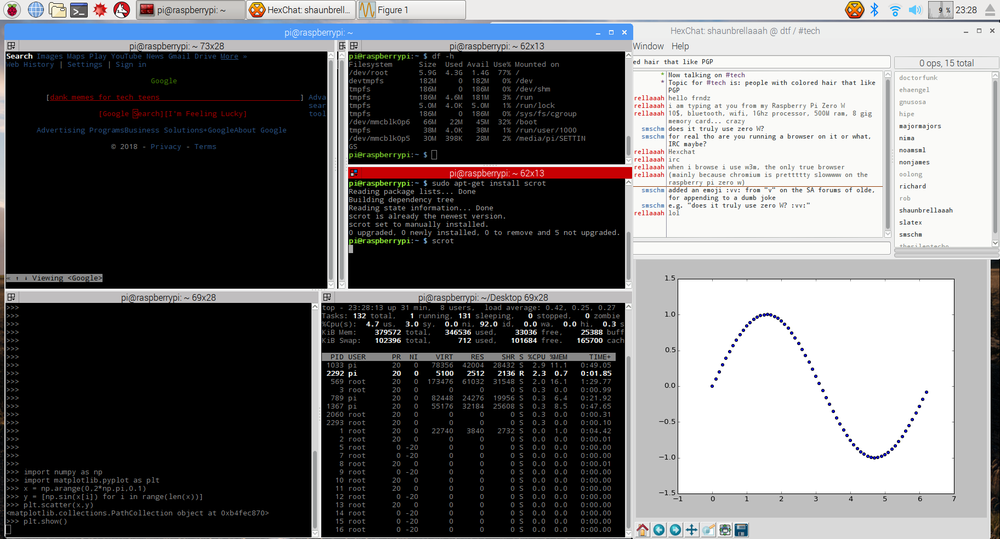
#> input picture math_examples/ScreenCap.png, 1000 x 539 px, shrunk from 1824 x 984 before the run, given in place of the camera
$ python find_horizon.py
#> lines starting #> are read from the running program, lines starting #| are printed output that depends on the picture
# cv2canny.py
# this file includes a "trackbar"; which are sliders
# allowing for the tuning of the canny filter
# Interesingly / not expected: found best values for
# low / high threshold with respect to stability across
# frames inside my ceiling lit office were equal and fairly
# low values... also fairly large value for gausian blur kernal
# This probably is somewhat due to the low-light conditions in
# the office; hence the large kernel / blending operation.


import cv2
import numpy as np


def nothing(x):
    pass

cap = cv2.VideoCapture(0)

cv2.namedWindow('image')
cv2.createTrackbar('halfkernelSize','image',1,25,nothing)
cv2.createTrackbar('lowThresh','image',0,200,nothing)
cv2.createTrackbar('highThresh','image',50,250,nothing)

cv2.setTrackbarPos('halfkernelSize','image',9)
cv2.setTrackbarPos('lowThresh','image',6)
cv2.setTrackbarPos('highThresh','image',18)


kernel_size = 13
low_threshold = 38
high_threshold = 38

#Best settings in Bedroom w 6mm lense:
# best -- for video, stability across frames
# is important for optical flow calculation
# kernel: 13
# low threshold = 38
# high threshold = 38

while(1):

    ret, frame2 = cap.read()
#> frame2 is the input picture: shape (539, 1000, 3); mean B, G, R 109, 107.4, 107.4

    # MANIPULATION
    #
    #

    # Convert to Grayscale
    gray = cv2.cvtColor(frame2, cv2.COLOR_RGB2GRAY)
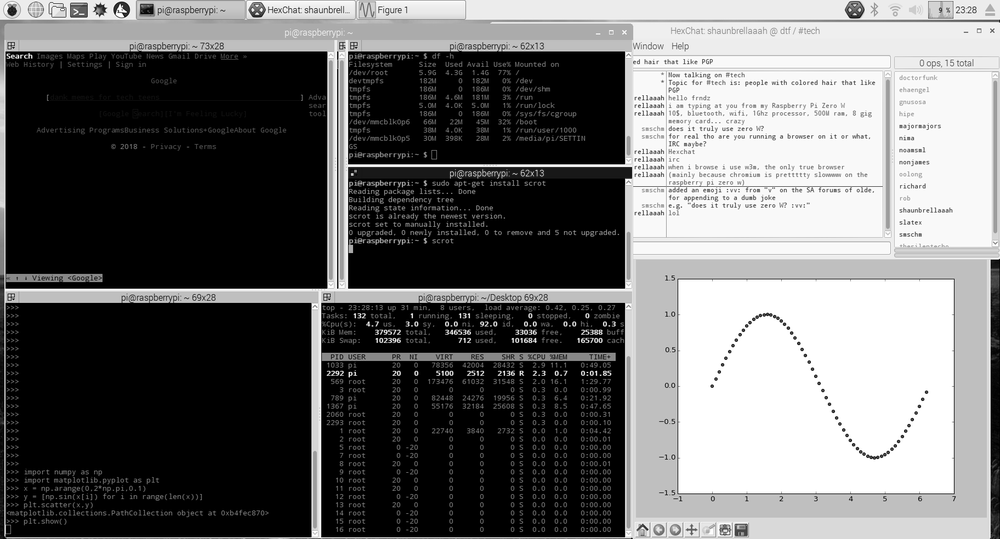
#> gray: shape (539, 1000); min 0, max 255, mean 107.8

    # Get User Input
    kernel_size = cv2.getTrackbarPos('halfkernelSize','image')*2+1
    low_threshold = cv2.getTrackbarPos('lowThresh','image')
    high_threshold = cv2.getTrackbarPos('highThresh','image')

    # blur
    blur_gray = cv2.GaussianBlur(gray, (kernel_size, kernel_size), 0)
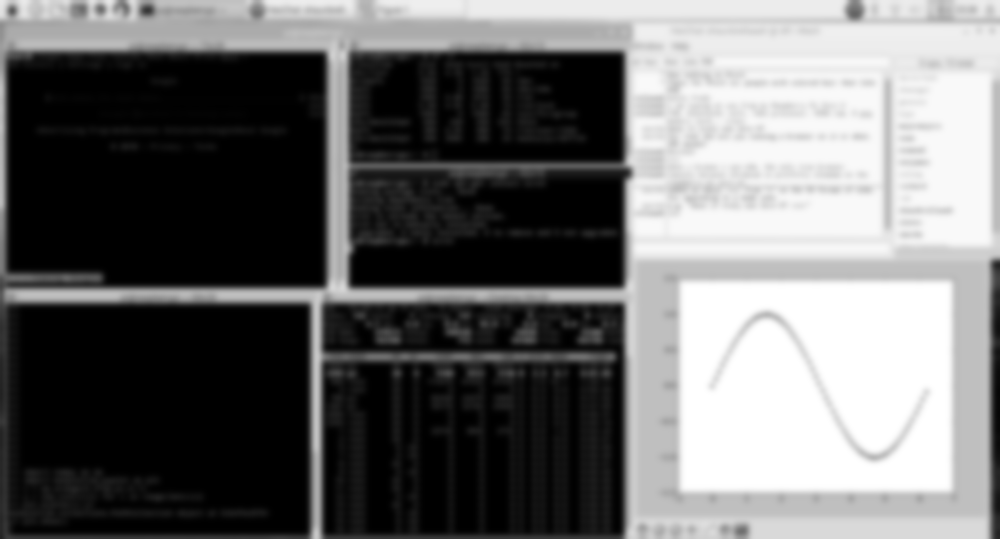
#> blur_gray: shape (539, 1000); min 0, max 255, mean 107.8

    # canny thresholds
    edges = cv2.Canny(blur_gray, low_threshold, high_threshold)
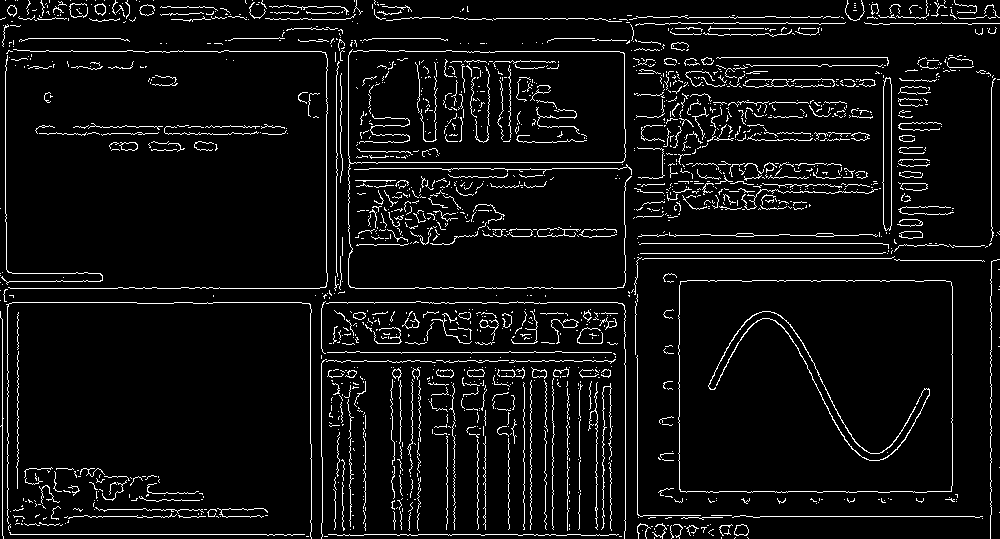
#> edges: shape (539, 1000); 6% white in thin lines or dots

    # masked edges
    mask = np.zeros_like(edges)
    ignore_mask_color = 255

    # define 4 sided polygon to mask
    imshape = frame2.shape
#> imshape = (539, 1000, 3)
    vertices = np.array([[(0,imshape[0]),(0, 0), (imshape[1], 0),(imshape[1],imshape[0])]], dtype=np.int32)
    cv2.fillPoly(mask, vertices, ignore_mask_color)
#> mask: shape (539, 1000); every value is 255
    masked_edges = cv2.bitwise_and(edges, mask)

    cv2.imshow('mowbot_mowfeed', edges)
    if cv2.waitKey(1) & 0xFF == ord('q'):
#> (key q is pressed here)
        break

cap.release()
cv2.destroyAllWindows()
